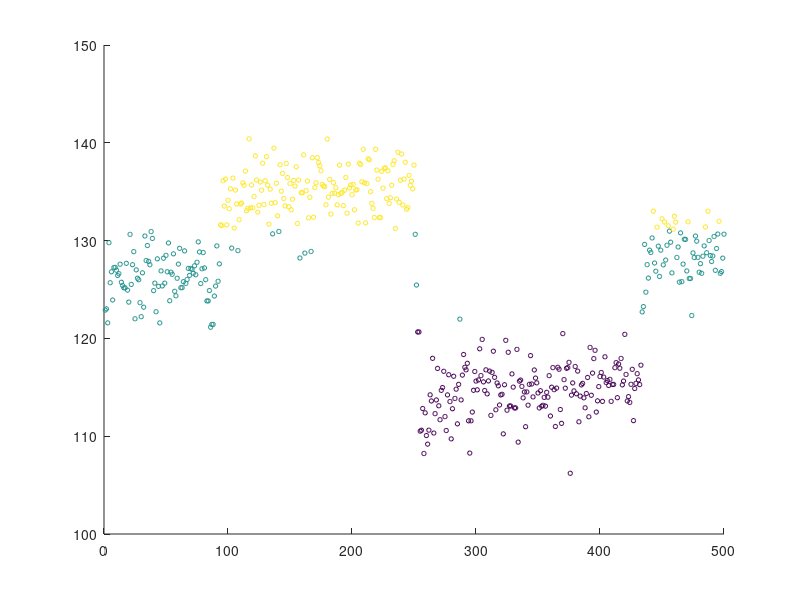

Here is the MATLAB script that generated this plot: (Note: this script raises an error after producing the figure.)
%Yutao Han - Cornell University
%12.11.2017
%ORIE 6741
%%
%PLEASE READ

%This script recreates figures 4(d), 4(e), 6(b) in the final report, code is borrowed
%from Jurgen Van Gael's iHMM library as discussed in section 4.1, code is
%also borrowed from  Carl Edward Rasmussen's code for GPML.

%Note that hyperparameters need to be tuned depending on the cut_off

%%
%This section generates figures 4(d), 4(e), and 6(b)

% iHMM Gibbs sampler with normal output.
% For comparing iHMM to IBP
clear all; close all;

% Load data for training
Y = csvread('wellLogDatacsv.csv');
%Y = csvread('BitCoin_train.csv');
%Actual cluster
ACT = csvread('data_final.csv');

cut_off=500; % This determines the number of training points

%Note that hyperparameters need to be tuned depending on the cut_off

% For comparing to K Mean clustering 
Z = Y(1:cut_off,:);
idx = kmeans(Z(:,2),3);
% Note that this is not a really fare comparison since we need number of
% cluster from IBP to use in K mean clustering
[idx,C] = kmeans(Z(:,2),3);
scatter(Z(:,1) , Z(:,2) ,10 , idx)

%Train only on first 500 points
Y = Y(1:cut_off,:);
%plot(Y(:,2))
%plot(Y(1:500,1) , Y(1:500,2) )

%Formatting data set
Y = Y(:,2);
Y = Y';

T = cut_off;                             % Length of HMM (N)
K = 10; % 10                         % Random guess of number of states 

%Initialize hyper parameter
%The following set of hyperparameters work well for 500 data points, which
%is used for figure 4(e)
hypers.alpha0_a = 6; % 5 for well log
hypers.alpha0_b = 5; % 5 for well log
hypers.gamma_a = 10; %10 
hypers.gamma_b = 10; %10
hypers.sigma2 =  std(Y); % 6
hypers.mu_0 = 1; % 1
hypers.sigma2_0 = std(Y); % 6

%The following set of hyperparameters work well for 900 data points, which
%is used for figure 6(b)
% hypers.alpha0_a = 9; % 5 for well log
% hypers.alpha0_b = 9; % 5 for well log
% hypers.gamma_a = 10; %10 
% hypers.gamma_b = 10; %10
% hypers.sigma2 =  std(Y) % 6
% hypers.mu_0 = 1; % 1
% hypers.sigma2_0 = std(Y); % 6


% On average K should be 3 some run might result in different result
tic
[S, stats] = iHmmNormalSampleGibbs(Y, hypers, 1000, 1, 1, ceil(rand(1,T) * 3));
toc

%Plot key result from MCMC
figure(1)
subplot(2,2,1)
hist(stats.K)
title('K')
subplot(2,2,2)
plot(stats.jll)
title('Joint Log Likelihood')
subplot(2,2,3)
plot(stats.alpha0)
title('alpha0')
subplot(2,2,4)
plot(stats.gamma)
title('gamma')

S{1}.S';
seq = 1:size(Y',1);
K2 = [seq' , Y' , S{1}.S'];
%Target = K2

final = [K2 , ACT(1:cut_off,3) ];
% ACC IHMM
final = [final , idx];

%Plot result from ihmm
subplot(2,1,1)
scatter(final(:,1) , final(:,2) ,10 , final(:,3))
title('4(d): Infinite Hidden Markov Model')

%Plot result from Kmean
subplot(2,1,2)
scatter(final(:,1) , final(:,2) ,10 , final(:,5))
title('4(e) and 6(b): K-Means Clustering')
%Comparing to IBP, though the number of cluster found is the same
%How ihmm and k mean group data point is more intuitive and easier to
%understand
csvwrite('final_result.csv', final)
